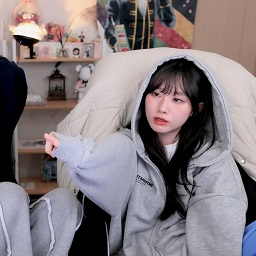
#> input picture ch03/file.bmp, 256 x 256 px
$ python histogram1.py
#> lines starting #> are read from the running program, lines starting #| are printed output that depends on the picture
import sys
import numpy as np
import matplotlib.pyplot as plt
import cv2


# 그레이스케일 영상의 히스토그램
src = cv2.imread('file.bmp', cv2.IMREAD_GRAYSCALE)
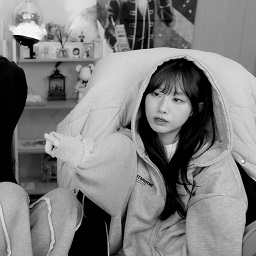
#> src: shape (256, 256); min 0, max 255, mean 126.1

if src is None:
    print('Image load failed!')
    sys.exit()

hist = cv2.calcHist([src], [0], None, [256], [0, 256])
#> hist = 256 values, max 4456 at index 0, min 1 at index 249, mean 256

cv2.imshow('src', src)
cv2.waitKey(1)

plt.plot(hist)
plt.show()
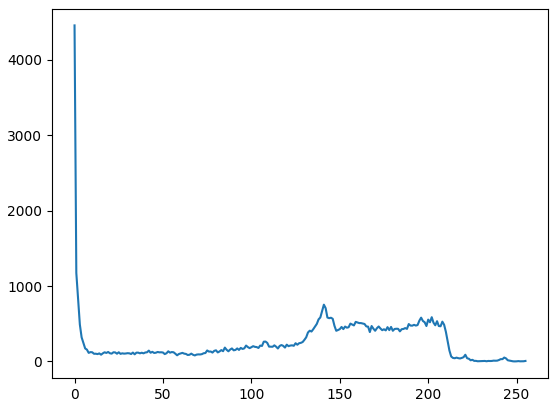
#> figure drawn by matplotlib, 1 panel; curve peaks at x = 0, y = 4456

# 컬러 영상의 히스토그램
src = cv2.imread('file.bmp')
#> src is the input picture: shape (256, 256, 3); mean B, G, R 127, 122.8, 132.2

if src is None:
    print('Image load failed!')
    sys.exit()

colors = ['b', 'g', 'r']
bgr_planes = cv2.split(src)

for (p, c) in zip(bgr_planes, colors):
    hist = cv2.calcHist([p], [0], None, [256], [0, 256])
    plt.plot(hist, color=c)
#> this loop made 3 passes
#> c on passes 1 to 3: 'b', 'g', 'r'

cv2.imshow('src', src)
cv2.waitKey(1)

plt.show()
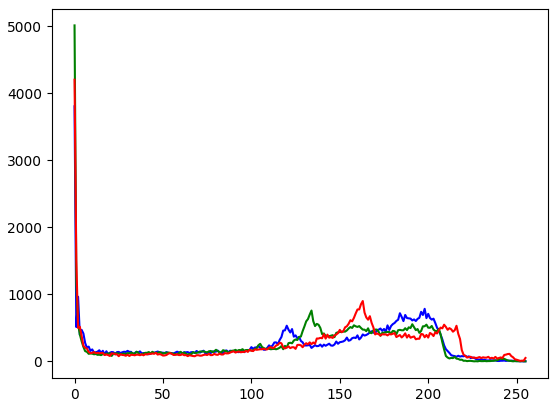
#> figure drawn by matplotlib, 1 panel; curve peaks at x = 0, y = 3803; curve peaks at x = 0, y = 5009; curve peaks at x = 0, y = 4199

cv2.destroyAllWindows()

$ run again, with ch03/kids1.png saved as ch03/file.bmp
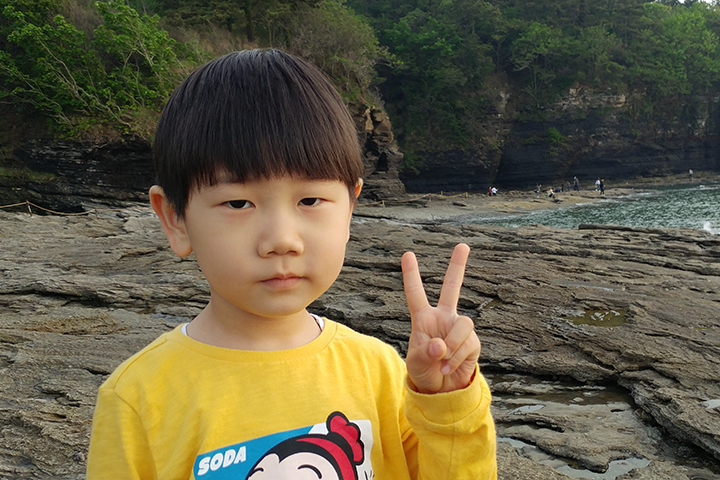
#> input picture ch03/kids1.png, 720 x 480 px
#> `src = cv2.imread('file.bmp', cv2.IMREAD_GRAYSCALE)`:
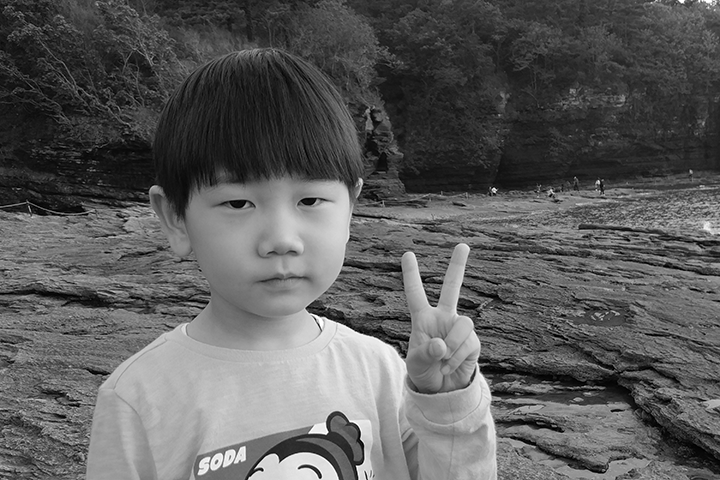
#> src: shape (480, 720); min 0, max 255, mean 92.5
#> hist = 256 values, max 3401 at index 38, min 11 at index 252, mean 1350
#> src is the input picture: shape (480, 720, 3); mean B, G, R 67.8, 93.2, 100.5
#> the loop `for (p, c) in zip(bgr_planes, colors):` made 3 passes
#> c on passes 1 to 3: 'b', 'g', 'r'
#> `plt.show()`:
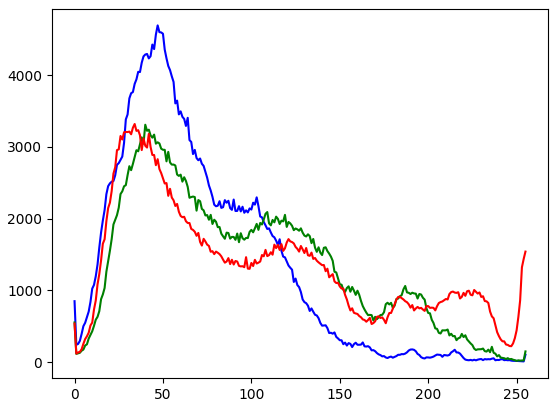
#> figure drawn by matplotlib, 1 panel; curve peaks at x = 47, y = 4692; curve peaks at x = 40, y = 3308; curve peaks at x = 34, y = 3318

$ run again, with ch03/kids2.png saved as ch03/file.bmp
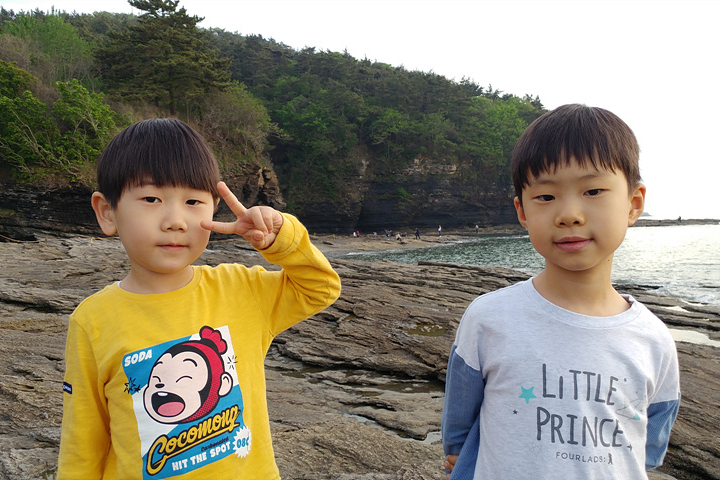
#> input picture ch03/kids2.png, 720 x 480 px
#> `src = cv2.imread('file.bmp', cv2.IMREAD_GRAYSCALE)`:
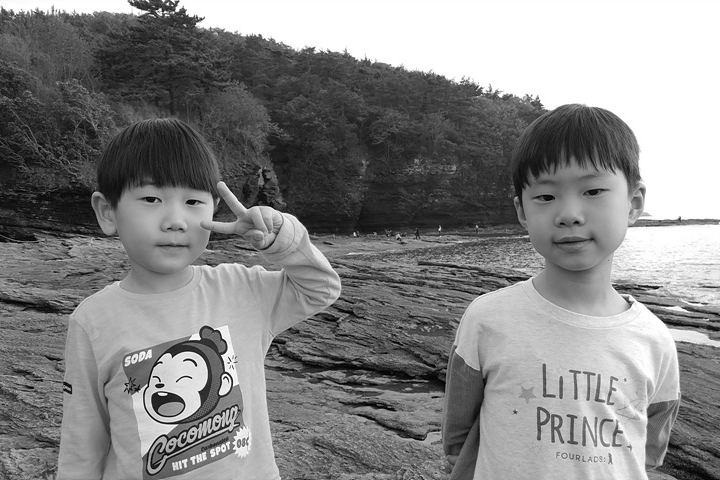
#> src: shape (480, 720); min 0, max 255, mean 133.8
#> hist = 256 values, max 47907 at index 255, min 38 at index 0, mean 1350
#> src is the input picture: shape (480, 720, 3); mean B, G, R 116.2, 133.8, 140.6
#> the loop `for (p, c) in zip(bgr_planes, colors):` made 3 passes
#> c on passes 1 to 3: 'b', 'g', 'r'
#> `plt.show()`:
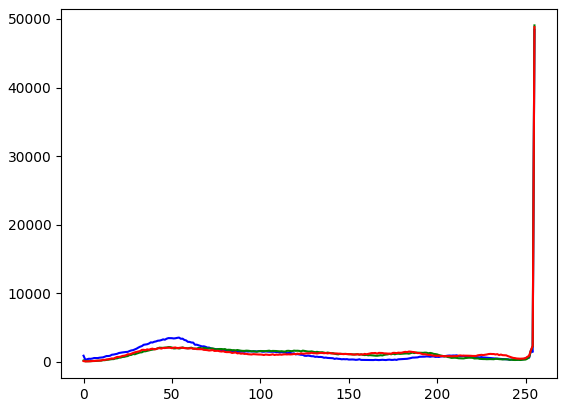
#> figure drawn by matplotlib, 1 panel; curve peaks at x = 255, y = 48412; curve peaks at x = 255, y = 49060; curve peaks at x = 255, y = 48813
